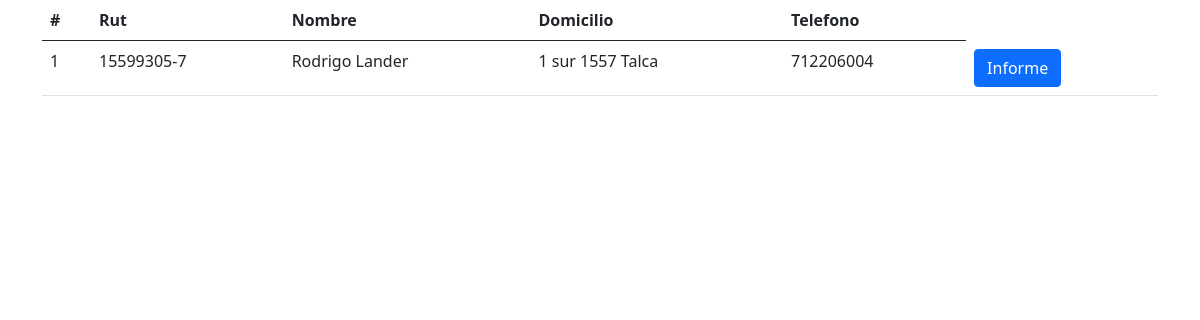
The app's page /empleados/lista, older data.
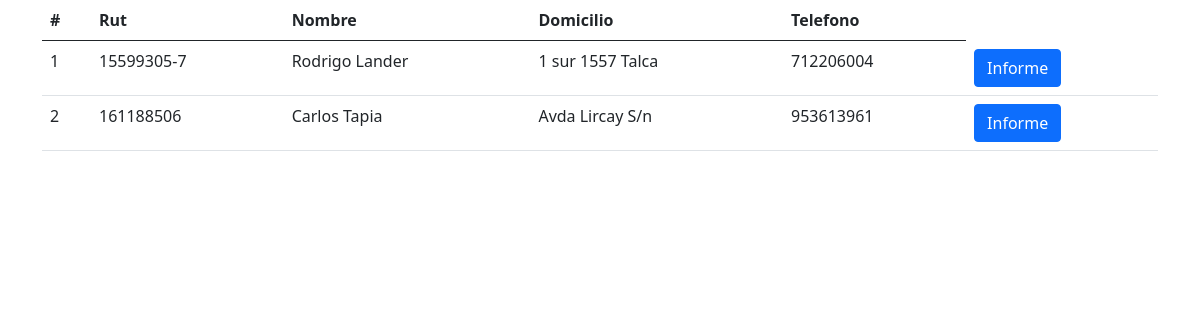
The same page, newer data.
### Empleados/models.py (models this page shows, shortened)
class Empleado(models.Model):
    CONTRATA = 'contrata'
    INDEFINIDO = 'indefinido'
    HONORARIOS = 'honorarios'
    TIPO = [
        (CONTRATA, 'contrata'),
        (INDEFINIDO, 'indefinido'),
        (HONORARIOS, 'honorarios'),
    ]
    rut = models.CharField(max_length=10)
    nombre = models.CharField(max_length=100)
    fecha_nacimiento = models.DateField()
    domicilio = models.CharField(max_length=100)
    telefono = models.CharField(max_length=9)
    licencia_conducir = models.CharField(max_length=1)
    tipo_contrato = models.CharField(max_length=10, choices=TIPO)
    fecha_contrata = models.DateField(blank=True)
    vigencia = models.DateField(blank=True)
    contacto_emergencia = models.CharField(max_length=100)
    telefono_emergencia = models.CharField(max_length=9)
    grupo_sanguineo = models.CharField(max_length=100, blank=True)

### Empleados/views.py (the view)
# urls.py: path(r'lista',views.ListaView.as_view(), name='lista'),
class ListaView(generic.ListView):
    model = Empleado

### templates/Empleados/empleado_list.html (shortened to what this page needs)
<!doctype html>
<html lang="en">
  <head>
    <link href="https://cdn.jsdelivr.net/npm/bootstrap@5.0.0-beta2/dist/css/bootstrap.min.css" rel="stylesheet">
  </head>
  <body>
    <div class="container">
    <table class="table">
  <thead>
    <tr>
      <th scope="col">#</th>
      <th scope="col">Rut</th>
      <th scope="col">Nombre</th>
      <th scope="col">Domicilio</th>
      <th scope="col">Telefono</th>
    </tr>
  </thead>
  <tbody>
       {% for empleado in object_list %}
            <tr>
            <td>{{empleado.id}}</td>
            <td>{{ empleado.rut }}</td>
            <td>{{ empleado.nombre }}</td>
            <td>{{ empleado.domicilio }}</td>
            <td>{{ empleado.telefono }}</td>
            <td><button type="button" class="btn btn-primary">Informe</button></td>
            </tr>
        {% endfor %}
  </tbody>
</table>
</div>
  </body>
</html>

Row changes from the older to the newer data that the page shows:
added Empleado: id "2", rut "161188506", nombre "Carlos Tapia", domicilio "Avda Lircay S/n", telefono "953613961"
